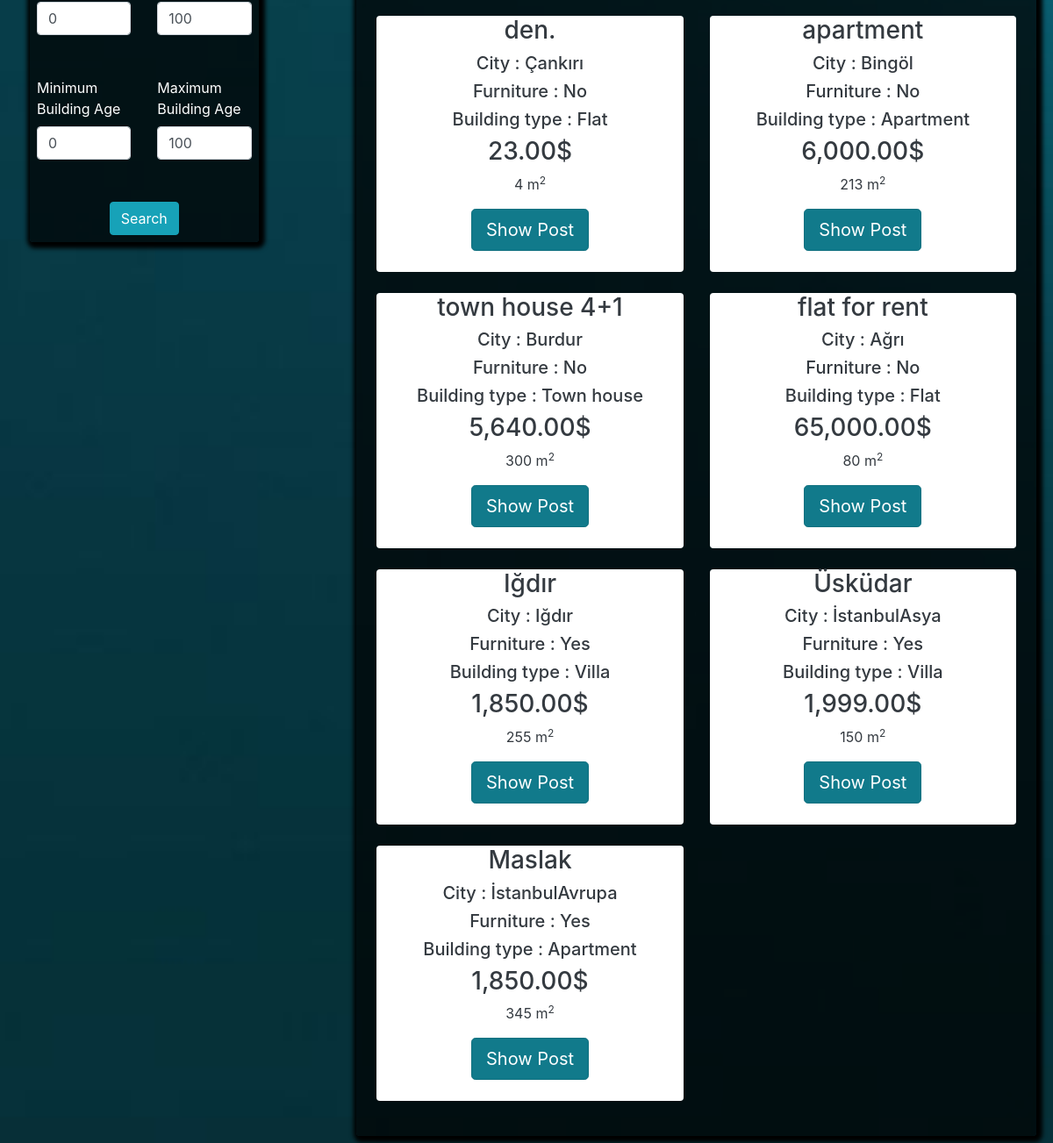
The app's page /postlistings/forrent (lower part), older data.
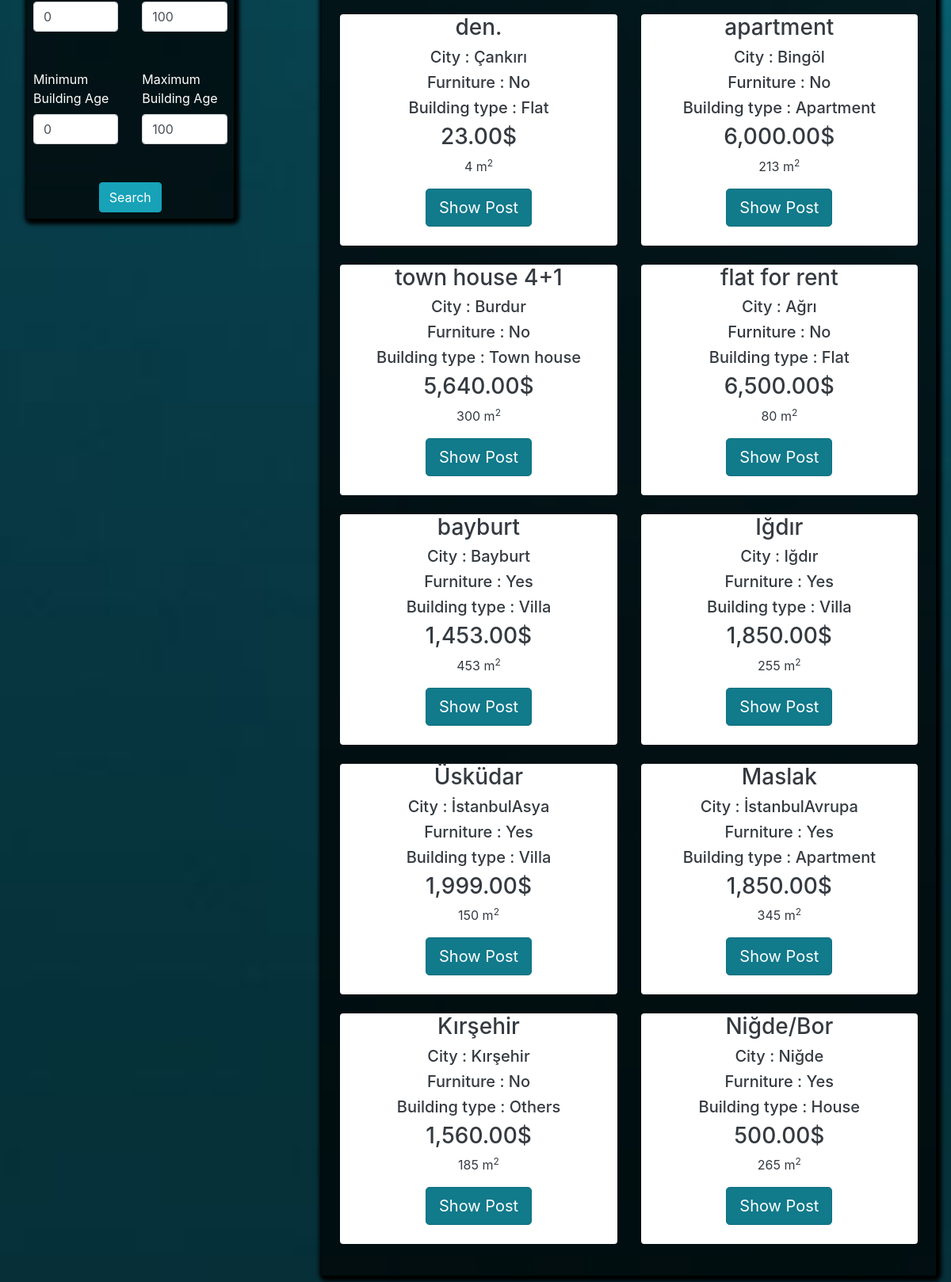
The same page, newer data.
### main/models.py (models this page shows, shortened)
class Post(models.Model):
    ouruser = models.ForeignKey(ourUser, null=True, on_delete=models.CASCADE)
    post_title = models.CharField(max_length=255,null=True)
    post_description = models.TextField()
    price = models.DecimalField(decimal_places=2 , max_digits=12)
    location = models.CharField(max_length=255,null=True,choices=city)
    postType = models.CharField(choices=RorS , max_length=50, null=True , default='For Sale')
    floor = models.DecimalField(decimal_places=0 , max_digits=3 ,null=True)
    building_age = models.DecimalField(decimal_places=0, max_digits=2 , null=True)
    area = models.DecimalField(decimal_places=0,max_digits=4 ,null=True)
    isFurniture = models.CharField(choices=Furniture ,null=True,max_length=50,default="No")
    building_type = models.CharField(choices=b_types ,null=True ,max_length=50)
    room = models.DecimalField(decimal_places=0 , max_digits=3 ,null=True)

### main/views.py (the view)
# urls.py: path('postlistings/<str:RoS>', views.postlistings, name="postlistings"),
def postlistings(request, RoS):
    if RoS == 'forsale':
        cu = Post.objects.all().filter(postType='For Sale')
    elif RoS == 'forrent':
        cu = Post.objects.all().filter(postType='For Rent')
    query = request.GET.get('query')
    price_from = request.GET.get('price_from', 0)
    price_to = request.GET.get('price_to', 1000000000)
    min_area = request.GET.get('min_area', 0)
    max_area = request.GET.get('max_area', 4000)
    min_age = request.GET.get('min_age', 0)
    max_age = request.GET.get('max_age', 100)
    min_room_num = request.GET.get('min_room_num', 0)
    max_room_num = request.GET.get('max_room_num', 20)
    min_floor_num = request.GET.get('min_floor_num', 0)
    max_floor_num = request.GET.get('max_floor_num', 100)
    if query != None:
        print("sadasdas")
        cu = cu.filter(Q(post_title__icontains=query) | Q(location__icontains=query) | Q(area__icontains=query) | Q(
            building_type__icontains=query))
    else:
        query = ""
    cu = cu.filter(price__gte=price_from).filter(price__lte=price_to)
    cu = cu.filter(area__gte=min_area).filter(area__lte=max_area)
    cu = cu.filter(building_age__gte=min_age).filter(building_age__lte=max_age)
    cu = cu.filter(room__gte=min_room_num).filter(room__lte=max_room_num)
    cu = cu.filter(floor__gte=min_floor_num).filter(floor__lte=max_floor_num)
    myFilter = PostFilter(request.GET, queryset=cu)
    cu = myFilter.qs
    context = {
        'cu': cu,
        'RoS': RoS,
        'price_from': price_from,
        'price_to': price_to,
        'min_area': min_area,
        'max_area': max_area,
        'min_age': min_age,
        'max_age': max_age,
        'min_room_num': min_room_num,
        'max_room_num': max_room_num,
        'min_floor_num': min_floor_num,
        'max_floor_num': max_floor_num,
        'myFilter': myFilter,
        'query': query,
    }
    return render(request, 'main/postlistings.html', context)

### main/templates/main/postlistings.html (shortened to what this page needs)
{% extends 'main/mainpage.html' %}
{% load widget_tweaks %}
{% load static %}
{% load humanize %}
{% block content %}
<head>
    <link rel="stylesheet" href="https://maxcdn.bootstrapcdn.com/bootstrap/4.0.0/css/bootstrap.min.css"
>
</head>
<form action="{% url 'postlistings' RoS %}" method="get">
<div class="container p-1 my-1 text-white rounded">
    <div class="row blog">
        <div class="col-md-3 ">
                <div class="rounded p-2"
                     style="background-color: rgba(0,0,0,0.7) ; box-shadow: 2px 2px 5px 5px #000000">
                    <br><br>
                    <br><br>
                    <br><br>
                    <br><br>
                    <div class="row ">
                        <div class="col-md-6">
                            <input type="number" name="min_floor_num" class="form-control" value="{{ min_floor_num }}" min="0"
                                   max="100" required>
                        </div>
                        <div class="col-md-6">
                            <input type="number" name="max_floor_num" class="form-control" value="{{ max_floor_num }}" min="0"
                                   max="100" required>
                        </div>
                    </div>
                    <br><br>
                    <div class="row ">
                        <div class="col-md-6">
                            <label>Minimum Building Age </label>
                            <input type="number" name="min_age" class="form-control" value="{{ min_age }}" min="0"
                                   max="100" required>
                        </div>
                        <div class="col-md-6">
                            <label>Maximum Building Age </label>
                            <input type="number" name="max_age" class="form-control" value="{{ max_age }}" min="0"
                                   max="100" required>
                        </div>
                    </div>
                    <br><br>
                    <center>
                        <button class="btn btn-info" id="primarybutton">Search</button>
                    </center>
                </div>
        </div>
        <div class="col-md-1">
            <br>
        </div>
        <div class="col-md-8 rounded" style=" box-shadow: 2px 2px 5px 5px #000000;background-color: rgba(0,0,0,0.7)">
            <div class="row p-2 my-2">
                {% if cu %}
                {% for i in cu %}
                <div class="col-md-6 ">
                    <div class="container-fluid bg-white rounded text-dark" style="text-align:center;">
                        <h3>{{ i.post_title }}</h3>
                        <h5>City : {{ i.location }}</h5>
                        <h5>Furniture : {{ i.isFurniture }}</h5>
                        <h5>Building type : {{ i.building_type }}</h5>
                        <h3>{{ i.price|intcomma }}$</h3>
                        <p class="descroption">{{i.area}} m<sup>2</sup></p>
                        <a href="{% url 'product_details' i.id %}" class="btn btn-info btn-lg active" role="button"
                           aria-pressed="true">Show Post</a>
                        <br><br>
                    </div>
                    <br>
                </div>
                {% endfor %}
                {%else%}
                <h3>No related search results are available...</h3>
                {% endif %}
            </div>
        </div>
    </div>
</div>
</form>
{% endblock %}

Row changes from the older to the newer data that the page shows:
changed Post "flat for rent": price "65,000.00" → "6,500.00"
now on this page (row edited): Post: post_title "bayburt", location "Bayburt", isFurniture "Yes", building_type "Villa", price "1,453.00", area "453"
added Post: post_title "Kırşehir", location "Kırşehir", isFurniture "No", building_type "Others", price "1,560.00", area "185"
added Post: post_title "Niğde/Bor", location "Niğde", isFurniture "Yes", building_type "House", price "500.00", area "265"
